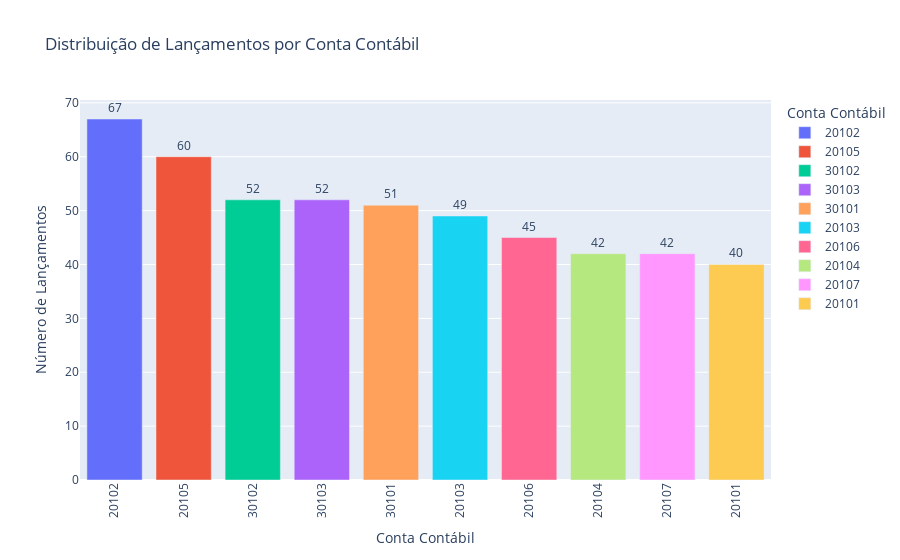

Write notebook code for a chart like this one.
### Markdown cell above
## Como as contas estão distribuídas?
Criando um *DataFrame* para mostrar a distribuição de lançamentos por conta contábil. Logo em seguida, plotarei esses dados para melhor visualização. A distribuição de lançamentos por conta contábil deverá retornar dados conforme o exemplo abaixo:

| Conta                   | Quantidade de lançamentos                             |
|-------------------------|-------------------------------------------------------|
| 20102                   | 67                                                    |
| 20105                   | 60                                                    |
| 30102                   | 52                                                    |

### Code cell
# Montagem de grafico de barras para visualizar a distribuição das classes
display(Markdown("## **Distribuição de lançamentos por conta contábil:**"))
summary_data = {
    "Conta": df['CONTA'].value_counts().index,
    "Número de Lançamentos": df['CONTA'].value_counts().values
}
df_summary = pd.DataFrame(summary_data)
# Ordenando o DataFrame pelo número de lançamentos
df_summary = df_summary.sort_values(by="Número de Lançamentos", ascending=False)
# Exibindo o DataFrame resumido
display(df_summary)
# Criando DF para Plotly
count_contas = df['CONTA'].value_counts()
df_plot = count_contas.reset_index()
df_plot.columns = ["Conta Contábil", "Número de Lançamentos"]
# Garante que a coluna de contas seja tratada como texto
df_plot["Conta Contábil"] = df_plot["Conta Contábil"].astype(str)

# Adicionado o parâmetro 'text_auto=True' para mostrar os valores
fig = px.bar(
    df_plot,
    x="Conta Contábil",
    y="Número de Lançamentos",
    title="Distribuição de Lançamentos por Conta Contábil",
    color="Conta Contábil",  
    color_discrete_sequence=px.colors.qualitative.Plotly,  
    text_auto=True,
)

# Customiza a aparência do texto nas barras para melhor legibilidade
fig.update_traces(
    textposition="outside", textfont_size=12  # Coloca o texto fora (acima) da barra
)
fig.update_layout(xaxis_tickangle=-90)
fig.show()

### Figure 1 — Plotly figure (JSON) as saved in the notebook; plotly's stock layout.template omitted (floating-point values rounded to 4 significant figures)
{"data": [{"hovertemplate": "Conta Contábil=%{x}<br>Número de Lançamentos=%{y}<extra></extra>", "legendgroup": "20102", "marker": {"color": "#636EFA", "pattern": {"shape": ""}}, "name": "20102", "orientation": "v", "showlegend": true, "textfont": {"size": 12}, "textposition": "outside", "texttemplate": "%{y}", "type": "bar", "x": ["20102"], "xaxis": "x", "y": [67], "yaxis": "y"}, {"hovertemplate": "Conta Contábil=%{x}<br>Número de Lançamentos=%{y}<extra></extra>", "legendgroup": "20105", "marker": {"color": "#EF553B", "pattern": {"shape": ""}}, "name": "20105", "orientation": "v", "showlegend": true, "textfont": {"size": 12}, "textposition": "outside", "texttemplate": "%{y}", "type": "bar", "x": ["20105"], "xaxis": "x", "y": [60], "yaxis": "y"}, {"hovertemplate": "Conta Contábil=%{x}<br>Número de Lançamentos=%{y}<extra></extra>", "legendgroup": "30102", "marker": {"color": "#00CC96", "pattern": {"shape": ""}}, "name": "30102", "orientation": "v", "showlegend": true, "textfont": {"size": 12}, "textposition": "outside", "texttemplate": "%{y}", "type": "bar", "x": ["30102"], "xaxis": "x", "y": [52], "yaxis": "y"}, {"hovertemplate": "Conta Contábil=%{x}<br>Número de Lançamentos=%{y}<extra></extra>", "legendgroup": "30103", "marker": {"color": "#AB63FA", "pattern": {"shape": ""}}, "name": "30103", "orientation": "v", "showlegend": true, "textfont": {"size": 12}, "textposition": "outside", "texttemplate": "%{y}", "type": "bar", "x": ["30103"], "xaxis": "x", "y": [52], "yaxis": "y"}, {"hovertemplate": "Conta Contábil=%{x}<br>Número de Lançamentos=%{y}<extra></extra>", "legendgroup": "30101", "marker": {"color": "#FFA15A", "pattern": {"shape": ""}}, "name": "30101", "orientation": "v", "showlegend": true, "textfont": {"size": 12}, "textposition": "outside", "texttemplate": "%{y}", "type": "bar", "x": ["30101"], "xaxis": "x", "y": [51], "yaxis": "y"}, {"hovertemplate": "Conta Contábil=%{x}<br>Número de Lançamentos=%{y}<extra></extra>", "legendgroup": "20103", "marker": {"color": "#19D3F3", "pattern": {"shape": ""}}, "name": "20103", "orientation": "v", "showlegend": true, "textfont": {"size": 12}, "textposition": "outside", "texttemplate": "%{y}", "type": "bar", "x": ["20103"], "xaxis": "x", "y": [49], "yaxis": "y"}, {"hovertemplate": "Conta Contábil=%{x}<br>Número de Lançamentos=%{y}<extra></extra>", "legendgroup": "20106", "marker": {"color": "#FF6692", "pattern": {"shape": ""}}, "name": "20106", "orientation": "v", "showlegend": true, "textfont": {"size": 12}, "textposition": "outside", "texttemplate": "%{y}", "type": "bar", "x": ["20106"], "xaxis": "x", "y": [45], "yaxis": "y"}, {"hovertemplate": "Conta Contábil=%{x}<br>Número de Lançamentos=%{y}<extra></extra>", "legendgroup": "20104", "marker": {"color": "#B6E880", "pattern": {"shape": ""}}, "name": "20104", "orientation": "v", "showlegend": true, "textfont": {"size": 12}, "textposition": "outside", "texttemplate": "%{y}", "type": "bar", "x": ["20104"], "xaxis": "x", "y": [42], "yaxis": "y"}, {"hovertemplate": "Conta Contábil=%{x}<br>Número de Lançamentos=%{y}<extra></extra>", "legendgroup": "20107", "marker": {"color": "#FF97FF", "pattern": {"shape": ""}}, "name": "20107", "orientation": "v", "showlegend": true, "textfont": {"size": 12}, "textposition": "outside", "texttemplate": "%{y}", "type": "bar", "x": ["20107"], "xaxis": "x", "y": [42], "yaxis": "y"}, {"hovertemplate": "Conta Contábil=%{x}<br>Número de Lançamentos=%{y}<extra></extra>", "legendgroup": "20101", "marker": {"color": "#FECB52", "pattern": {"shape": ""}}, "name": "20101", "orientation": "v", "showlegend": true, "textfont": {"size": 12}, "textposition": "outside", "texttemplate": "%{y}", "type": "bar", "x": ["20101"], "xaxis": "x", "y": [40], "yaxis": "y"}], "layout": {"barmode": "relative", "legend": {"title": {"text": "Conta Contábil"}, "tracegroupgap": 0}, "title": {"text": "Distribuição de Lançamentos por Conta Contábil"}, "xaxis": {"anchor": "y", "categoryarray": ["20102", "20105", "30102", "30103", "30101", "20103", "20106", "20104", "20107", "20101"], "categoryorder": "array", "domain": [0, 1], "tickangle": -90, "title": {"text": "Conta Contábil"}}, "yaxis": {"anchor": "x", "domain": [0, 1], "title": {"text": "Número de Lançamentos"}}}}
